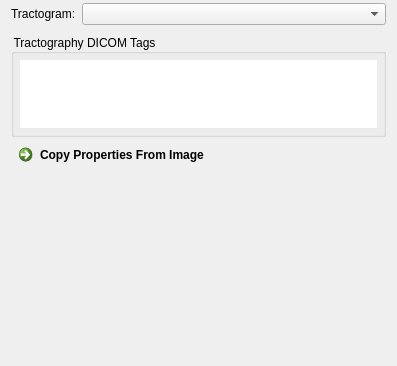
<?xml version="1.0" encoding="utf-8"?>
<ui version="4.0">
 <class>QmitkDicomTractogramTagEditorViewControls</class>
 <widget class="QWidget" name="QmitkDicomTractogramTagEditorViewControls">
  <property name="geometry">
   <rect>
    <x>0</x>
    <y>0</y>
    <width>397</width>
    <height>366</height>
   </rect>
  </property>
  <property name="minimumSize">
   <size>
    <width>0</width>
    <height>0</height>
   </size>
  </property>
  <property name="windowTitle">
   <string>QmitkTemplate</string>
  </property>
  <property name="styleSheet">
   <string>QCommandLinkButton:disabled {
  border: none;
}

QGroupBox {
  background-color: transparent;
}</string>
  </property>
  <layout class="QGridLayout" name="gridLayout_2">
   <property name="topMargin">
    <number>3</number>
   </property>
   <property name="bottomMargin">
    <number>3</number>
   </property>
   <property name="spacing">
    <number>0</number>
   </property>
   <item row="0" column="0">
    <widget class="QFrame" name="frame">
     <property name="frameShape">
      <enum>QFrame::NoFrame</enum>
     </property>
     <property name="frameShadow">
      <enum>QFrame::Raised</enum>
     </property>
     <layout class="QFormLayout" name="formLayout">
      <property name="leftMargin">
       <number>0</number>
      </property>
      <property name="topMargin">
       <number>0</number>
      </property>
      <property name="rightMargin">
       <number>0</number>
      </property>
      <property name="bottomMargin">
       <number>9</number>
      </property>
      <item row="0" column="0">
       <widget class="QLabel" name="label_6">
        <property name="toolTip">
         <string></string>
        </property>
        <property name="text">
         <string>Tractogram:</string>
        </property>
       </widget>
      </item>
      <item row="0" column="1">
       <widget class="QmitkDataStorageComboBoxWithSelectNone" name="m_TractogramBox">
        <property name="toolTip">
         <string>Tractogram whose DICOM tags are shown and edited. The DICOM tractography writer stores these tags.</string>
        </property>
       </widget>
      </item>
     </layout>
    </widget>
   </item>
   <item row="1" column="0">
    <widget class="QGroupBox" name="groupBox">
     <property name="title">
      <string>Tractography DICOM Tags</string>
     </property>
     <layout class="QGridLayout" name="gridLayout_3">
      <property name="leftMargin">
       <number>6</number>
      </property>
      <property name="topMargin">
       <number>6</number>
      </property>
      <property name="rightMargin">
       <number>6</number>
      </property>
      <property name="bottomMargin">
       <number>6</number>
      </property>
      <property name="spacing">
       <number>0</number>
      </property>
      <item row="0" column="0">
       <widget class="QTableWidget" name="m_TagTable">
        <property name="frameShape">
         <enum>QFrame::NoFrame</enum>
        </property>
        <property name="horizontalScrollBarPolicy">
         <enum>Qt::ScrollBarAlwaysOff</enum>
        </property>
        <property name="sizeAdjustPolicy">
         <enum>QAbstractScrollArea::AdjustToContents</enum>
        </property>
       </widget>
      </item>
     </layout>
    </widget>
   </item>
   <item row="3" column="0">
    <spacer name="spacer1">
     <property name="orientation">
      <enum>Qt::Vertical</enum>
     </property>
     <property name="sizeType">
      <enum>QSizePolicy::Expanding</enum>
     </property>
     <property name="sizeHint" stdset="0">
      <size>
       <width>20</width>
       <height>220</height>
      </size>
     </property>
    </spacer>
   </item>
   <item row="2" column="0">
    <widget class="QCommandLinkButton" name="m_CopyPropsButton">
     <property name="toolTip">
      <string>Copies patient, study, series, SOP instance and class and frame of reference UIDs of the image selected in the Data Manager to the tractogram selected in this view. Tags the image lacks are left unchanged.</string>
     </property>
     <property name="text">
      <string>Copy Properties From Image</string>
     </property>
    </widget>
   </item>
  </layout>
 </widget>
 <layoutdefault spacing="6" margin="11"></layoutdefault>
 <customwidgets>
  <customwidget>
   <class>QmitkDataStorageComboBoxWithSelectNone</class>
   <extends>QComboBox</extends>
   <header>QmitkDataStorageComboBoxWithSelectNone.h</header>
  </customwidget>
 </customwidgets>
 <resources></resources>
 <connections></connections>
</ui>
